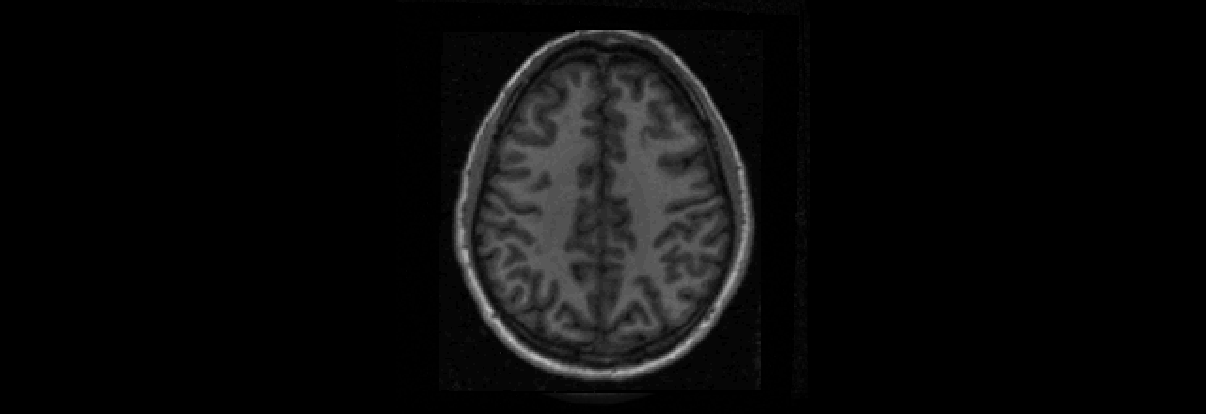
#> input picture computervision/article-research/edge-detection/image2.png, 1206 x 414 px, found by its file name
$ python EdgeDetection3.py
#> lines starting #> are read from the running program, lines starting #| are printed output that depends on the picture; after the words box and inside, x2 and y2 are one past the last pixel; in counts of white or black regions, pixels touching at a corner belong together
"""
 @author saozd
 @project pytonworkspace EdgeDetection3
 @date 17 Ara 2023
 <p>
 @description:
"""
import numpy as np
import cv2
from sklearn.mixture import GaussianMixture
from sklearn.naive_bayes import GaussianNB

# Görüntüyü yükle (örneğin: beyin MRI)
img = cv2.imread('E:/PycharmProjects/pytonworkspace/computervision/article-research/edge-detection/image2.png', cv2.IMREAD_GRAYSCALE)
#> img is the input picture: shape (414, 1206); min 0, max 191, mean 11


# Gauss karışım modeli ile gri madde ve beyaz madde ayrımı
gmm = GaussianMixture(n_components=2)
img_flat = img.reshape((-1, 1))
gmm.fit(img_flat)
segmentation = gmm.predict(img_flat)
segmentation = segmentation.reshape(img.shape)
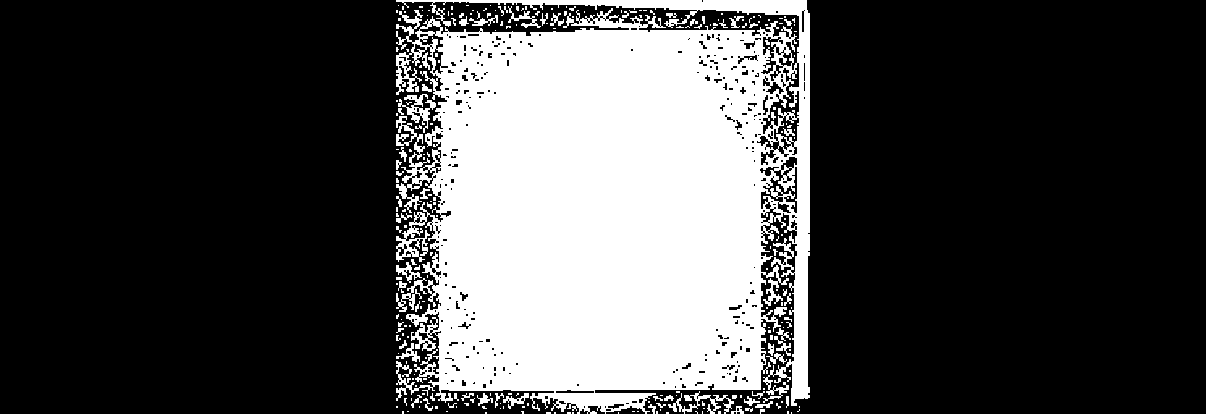
#> segmentation: shape (414, 1206) int64; values 0 (black) and 1 (white), 28.2% white; 257 white regions (197 under 20 px), largest, box (x1, y1, x2, y2) and area: (396, 0, 810, 414) 135611, (668, 391, 734, 414) 471, (398, 94, 436, 133) 470

# Gri madde ve beyaz madde üzerinde Naive Bayes sınıflandırıcı
gray_matter = img[segmentation == 0]
white_matter = img[segmentation == 1]

# Sınıf belirleme için Naive Bayes
nb_classifier = GaussianNB()
nb_classifier.fit(gray_matter.reshape((-1, 1)), np.zeros_like(gray_matter))
nb_classifier.fit(white_matter.reshape((-1, 1)), np.ones_like(white_matter))

# MAP ile doku sınıfı belirleme
posterior_probabilities = nb_classifier.predict_proba(img.reshape((-1, 1)))
posterior_gray = posterior_probabilities[:, 0].reshape(img.shape)
#> posterior_gray: shape (414, 1206) float64; every value is 1
posterior_white = 1 - posterior_gray  # 1 - posterior_gray olarak beyaz madde olasılığını hesapla
#> posterior_white: shape (414, 1206) float64; every value is 0

# Expectation Maximization (EM) algoritması ile olasılık dağılımı
gmm_em = GaussianMixture(n_components=2)
gmm_em.fit(img_flat)

# EM ile oluşturulan olasılık dağılımından kenarlık görüntüsü çıkarma
prob_density = np.exp(gmm_em.score_samples(img_flat))
prob_density = prob_density.reshape(img.shape)
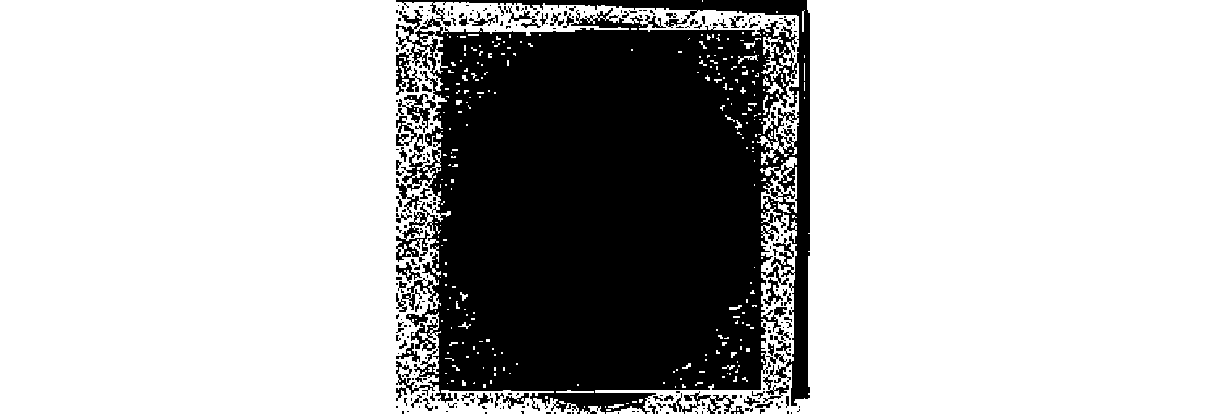
#> prob_density: shape (414, 1206) float64; min 3.93e-07, max 286.5, mean 205.8; drawn with min black and max white
edge_image = np.abs(np.gradient(prob_density))[0]
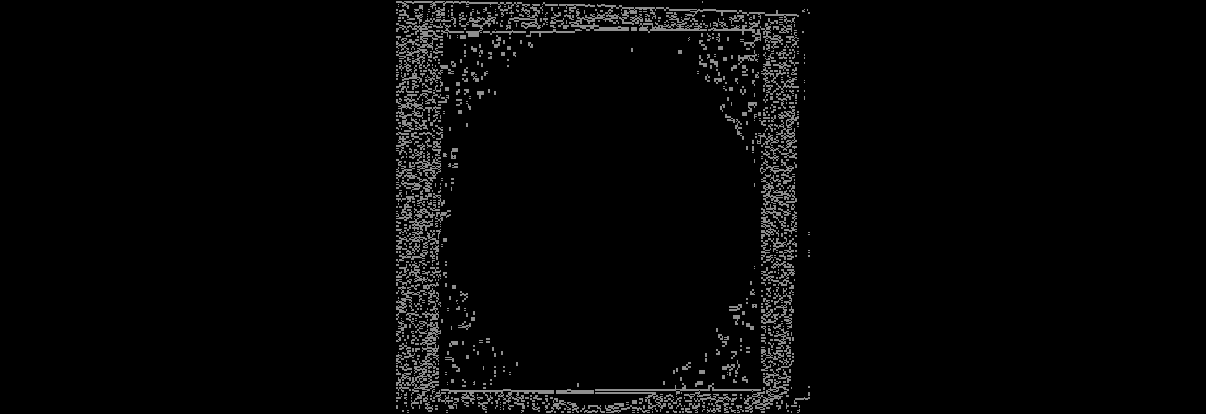
#> edge_image: shape (414, 1206) float64; min 0, max 143.3, mean 6.4

# Sonuçları görselleştirme
cv2.imshow('Original Image', img)
cv2.imshow('Segmentation', segmentation.astype(np.uint8) * 255)
cv2.imshow('Gray Matter Posterior Probability', (posterior_gray * 255).astype(np.uint8))
cv2.imshow('White Matter Posterior Probability', (posterior_white * 255).astype(np.uint8))
cv2.imshow('EM Probability Density', (prob_density / np.max(prob_density) * 255).astype(np.uint8))
cv2.imshow('Edge Image', (edge_image / np.max(edge_image) * 255).astype(np.uint8))
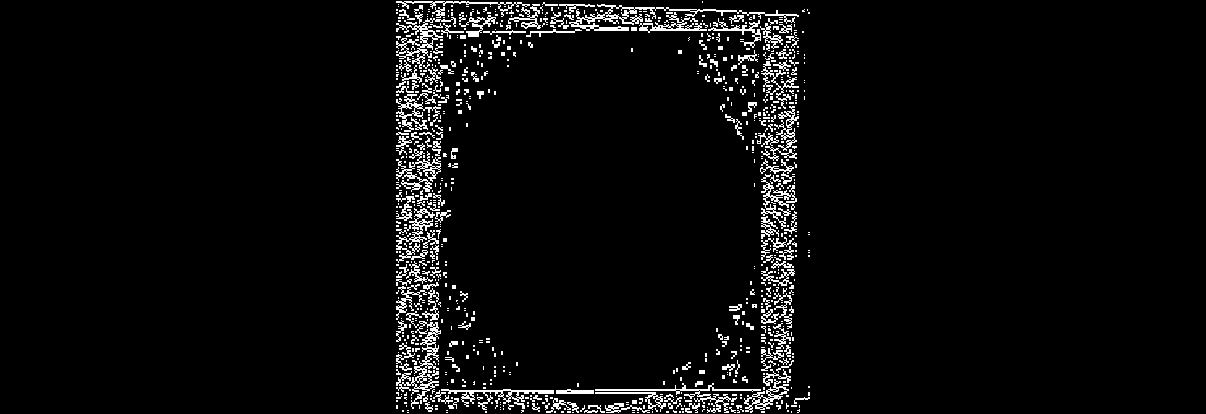
#> window 'Edge Image': shape (414, 1206); min 0, max 255, mean 11.3
cv2.waitKey(0)
cv2.destroyAllWindows()

$ run again, with computervision/article-research/edge-detection/resim4.png copied over computervision/article-research/edge-detection/image2.png
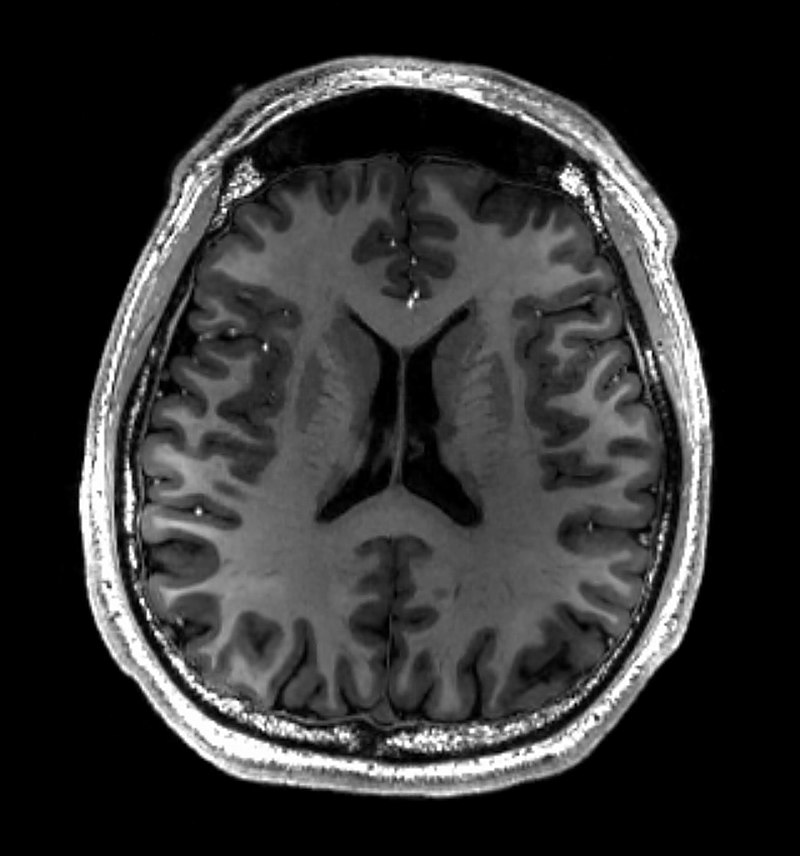
#> input picture computervision/article-research/edge-detection/resim4.png, 800 x 856 px, found by its file name
#> img is the input picture: shape (856, 800); min 0, max 255, mean 48.6
#> `segmentation = segmentation.reshape(img.shape)`:
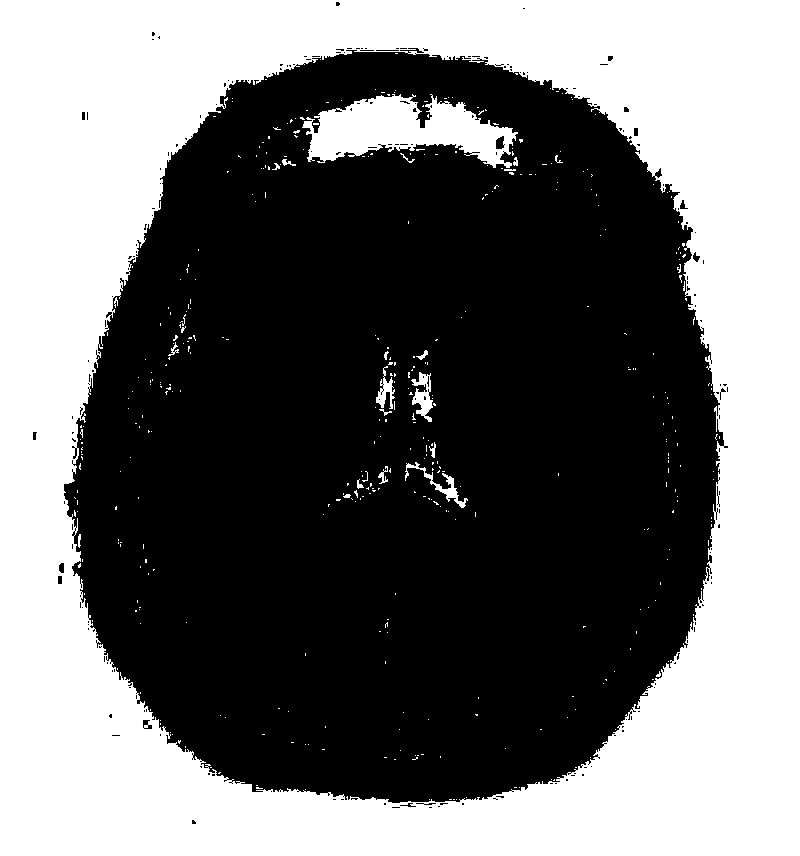
#> segmentation: shape (856, 800) int64; values 0 (black) and 1 (white), 43.8% white; 412 white regions (391 under 20 px), largest, box (x1, y1, x2, y2) and area: (0, 0, 800, 856) 288261, (302, 94, 518, 168) 8791, (411, 372, 433, 422) 541
#> posterior_gray: shape (856, 800) float64; every value is NaN or infinite
#> `edge_image = np.abs(np.gradient(prob_density))[0]`:
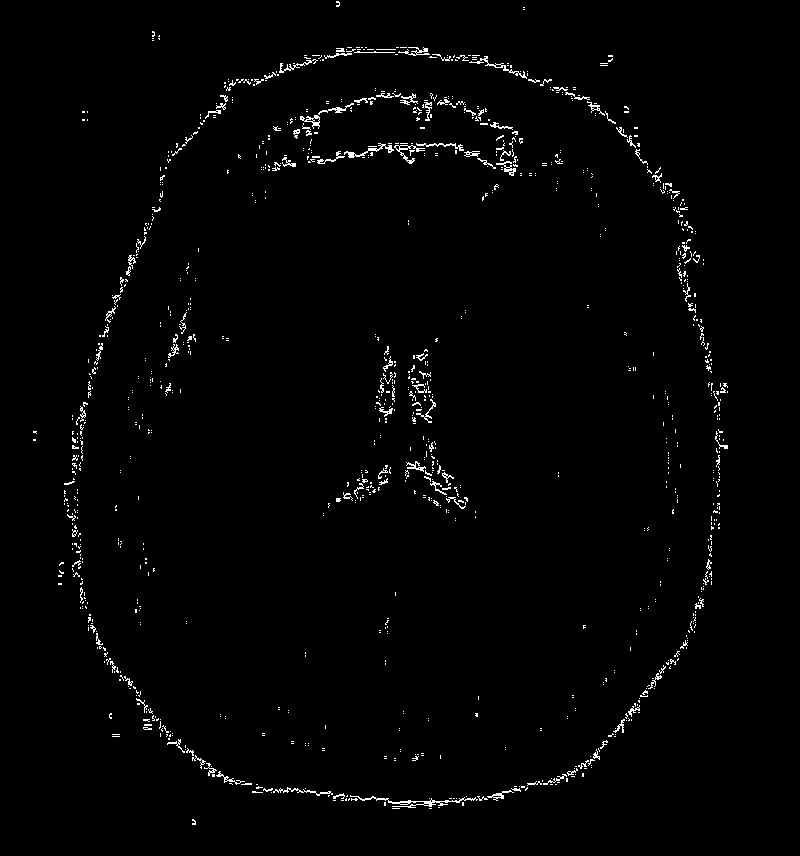
#> edge_image: shape (856, 800) float64; min 0, max 87.46, mean 1.3; drawn with min black and max white
